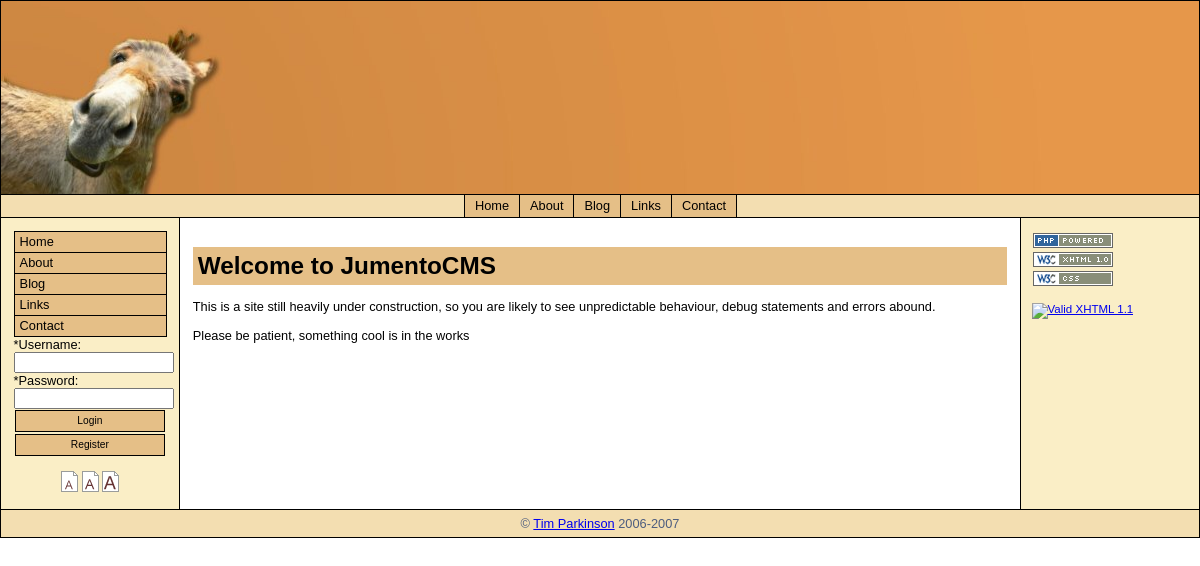
The page / on the database its author committed.
### tables this page shows
CREATE TABLE IF NOT EXISTS `pages` (
		    `page_id` mediumint(9) NOT NULL auto_increment,
		      `parent_id` mediumint(9) NOT NULL default '0',
		        `page_order` mediumint(9) NOT NULL default '0',
			  `page_title` varchar(100) NOT NULL default 'default name',
			    `page_description` varchar(255) NOT NULL default 'default description',
			      `page_keywords` varchar(255) NOT NULL default 'default keywords',
			        `user_created` varchar(100) NOT NULL default 'admin',
				  `date_created` timestamp NOT NULL default '0000-00-00 00:00:00',
				    `user_modified` varchar(100) NOT NULL default 'admin',
				      `date_modified` timestamp NOT NULL default CURRENT_TIMESTAMP on update CURRENT_TIMESTAMP,
				        `page_visibility` enum('public','private','group') NOT NULL default 'public',
					  PRIMARY KEY  (`page_id`)
					  );

CREATE TABLE IF NOT EXISTS `sections` (
					    `section_id` mediumint(9) NOT NULL auto_increment,
					      `page_id` mediumint(9) NOT NULL default '0',
					        `section_order` mediumint(9) NOT NULL default '0',
						  `section_type` enum('html','wysiwyg_basic','wysiwyg_full') default 'html',
						    `section_content` text,
						      `section_user_created` varchar(100) NOT NULL default '0',
						        `section_date_created` timestamp NOT NULL default '0000-00-00 00:00:00',
							  `section_user_modified` varchar(100) NOT NULL default '0',
							    `section_date_modified` timestamp NOT NULL default CURRENT_TIMESTAMP on update CURRENT_TIMESTAMP,
							      `section_status` enum('active','inactive') NOT NULL default 'active',
							        PRIMARY KEY  (`section_id`)
								);

### index.php (the view, shortened to what this page needs)
<?php session_start();
include("db.php");
$pageid = $_GET["l"];
if($pageid==""){
	$getfirst = "
SELECT `page_id` FROM `pages` WHERE  `page_id`>0 AND `page_visibility`='public'";
	$getfirstpageresult  = $linkID->query($getfirst);
  	$firstpage = $getfirstpageresult->fetch_assoc();
	$pageid=$firstpage['page_id'];
}
$task = $_REQUEST["task"];
if($task =="")
{
	$getpage = "
SELECT * FROM pages, sections
WHERE sections.page_id=$pageid AND sections.page_id = pages.page_id
ORDER BY section_order ASC";
	$getpageresult  = $linkID->query($getpage);
    $sectioncount = $getpageresult->num_rows;
	if($sectioncount!=0)
	{
		for($i=0;$i<$sectioncount;$i++)
		{
	    	$page = $getpageresult->fetch_assoc();
	    	$pagecontents .= '<br/>'.stripslashes($page["section_content"]);
		}
	}
}
else
{
    $pagetitle = $_REQUEST["task"];
}
?>
<!DOCTYPE html PUBLIC "-//W3C//DTD XHTML 1.1//EN" "http://www.w3.org/TR/2001/REC-xhtml11-20010531/DTD/xhtml11-flat.dtd">
<html xml:lang="en">
	<head>
		<link rel="stylesheet" href="skidoo_too_print.css" type="text/css" media="print" />
	</head>
	<body>
		<div id="pageWrapper">
			<div id="masthead" class="inside">
			</div>
			<div class="hnav">
<?php include("nav.php");?>
			</div>
			<div id="outerColumnContainer">
				<div id="innerColumnContainer">
					<div id="SOWrap">
						<div id="middleColumn">
							<div class="inside">
<?php
if($task=='')
	echo $pagecontents;
else
{	echo $task;
	include($task.'.php');
	$_SESSION['task'] = $task;
}
?>
							</div>
						</div>
						<div id="leftColumn">
							<div class="inside">
<div class="vnav">
<?php
include("map.php");
?>
</div>
							</div>
						</div>
						<div class="clear"></div>
					</div>
					<div id="rightColumn">
						<div class="inside">
<?php
$prefix='http://validator.w3.org/check?uri=';
$validate= 'http://'.$_SERVER['HTTP_HOST'].$_SERVER['REQUEST_URI'];
$suffix.='&amp;charset=%28detect+automatically%29&amp;doctype=XHTML+1.1&amp;ss=1';
$link  = $prefix.str_replace('&','&amp;',urlencode($validate)).$suffix;
?>
	<p>
	<a target="_blank" href="http://www.php.net">
		<img style="padding: 1px;" src="images/php.gif" alt="PHP" />
	</a>
	<a target="_blank" href="http://validator.w3.org/check?uri=referer">
	<img style="padding: 1px;" src="images/xhtml10.png" alt="XHTML" />
	</a>
	<a target="_blank" href="http://jigsaw.w3.org/css-validator/">
	<img style="padding: 1px;" src="images/css.png" alt="CSS2" />
	</a>
	</p>
 <p>
  <a href="<?php echo $link;?>"><img
        src="http://www.w3.org/Icons/valid-xhtml11"
        alt="Valid XHTML 1.1" height="31" width="88" /></a>
  </p>
						</div>
					</div>
					<div class="clear"></div>
				</div>
			</div>
			<div id="footer" class="inside">
<p style="margin:0;">
	&copy; <a href="http://timparkinson.net">Tim Parkinson</a> 2006-2007
</p>
			</div>
		</div>
	</body>
</html>

### nav.php (shortened to what this page needs)
<?php
include("db.php");
$parentselectquery = "SELECT * FROM pages WHERE page_id>0 AND parent_id=0 AND `page_visibility`='public' ORDER BY `page_order` ASC";
$parentselectresult = $linkID->query($parentselectquery);
$count = $parentselectresult->num_rows;
if($count ==0)
{
}
else
{
	echo 	"<ul";
	for ($i=0;$i<$count;$i++)
	{
		$thispage = $parentselectresult->fetch_assoc();
		$thisid = $thispage["page_id"];
		echo"
		><li
			><a href=\"index.php?l=$thisid\">".$thispage["page_title"]."</a
		></li
		";
	}
	echo "></ul>";
}
?>

### map.php
<?php
include("nav.php");
if(!isset($_SESSION["username"]))
{
	include("login.php");
}
else
{
include("admincontrols.php");
}
?>

### login.php (shortened to what this page needs)
<?php
if (!isset($_POST['login']))
{
	printloginform();
}
function printloginform()
{?>
<div id="login">
	<form name="loginform" method="post" action="<?php echo $_SERVER['PHP_SELF'];?>" class ="button">
		<div>*Username:<br/>
		<input name="username" type="text" size="20" maxlength="20"
			value="<?php echo $username;?>" style="width:99%"/><br/>
		*Password:<br/>
		<input name="password" type="password" id="password" size="20" maxlength="20" style="width:99%"/><br/>
		<input name="login" type="submit" id="login" value="Login" class="button"/><br/></div>
    	</form>
	<form name="registerform" action="index.php" method="post" class="button"><div>
		<input type="submit" name="register" value="Register" class="button" /><br/></div>
	</form>
</div>
<?php }
?>

### jumento.css (style rules this page uses)
.clear { clear: both; padding-bottom: 1px; margin-bottom: -1px; }
.inside { padding: 0 1em; }
ul, ol, dl, p, h1, h2, h3, h4, h5, h6 { margin-top: 14px; margin-bottom: 14px; padding-top: 0; padding-bottom: 0; }
h1, h2, h3, h4, h5, h6 { background-color:#e5bf87; padding:5px; }
h2 { font-size: 190%; }
a, a:link, a:visited, a:active { text-decoration: underline; }
body { padding:0px; margin: 0px 0%; font-size: 100.1%; }
#pageWrapper { border: solid 1px #90c77b; border-width: 0 1px; min-width: 40em; width: auto; }
#masthead { height:180px; border: solid 1px #90c77b; border-width: 1px 0; padding: 0.5em; }
#outerColumnContainer { border-left: solid 14em #faeec6; border-right: solid 14em #faeec6; }
#innerColumnContainer { border: solid 1px #90c77b; border-width: 0 1px; margin: 0 -1px; width: 100%; z-index: 1; }
#leftColumn, #middleColumn, #rightColumn, * html #SOWrap { overflow: visible; position: relative; }
#SOWrap { float: left; margin: 0 -1px 0 0; width: 100%; z-index: 3; }
#middleColumn { float: right; margin: 0 0 0 -1px; width: 100%; z-index: 5; }
#leftColumn { float: left; margin: 0 1px 0 -14em; width: 14em; z-index: 4; }
#rightColumn { float: right; width: 14em; margin: 0 -14em 0 1px; z-index: 2; }
#footer { border: solid 1px #90c77b; border-width: 1px 0; padding: 0.5em; }
.vnav { margin: 1em 0; }
.vnav ul, .vnav ul li { margin: 0; padding: 0; list-style-type: none; display: block; }
.vnav ul { border: solid 1px #fff; border-bottom-width: 0; }
.vnav ul li { border-bottom: solid 1px #e5bf87; }
.vnav ul li, .vnav ul li a { margin: 0; display: block; padding: 0; line-height: normal; }
.vnav ul li a { display: block; padding: 2px 5px 3px 5px; }
.vnav ul li a, .vnav ul li a:link, .vnav ul li a:visited, .vnav ul li a:active, .vnav ul li a:hover { text-decoration: none; cursor: pointer; }
.hnav { border-bottom: solid 1px black; margin: 0; padding: 3px 0 4px 0; white-space: nowrap; }
.hnav ul { text-align: center; list-style-type: none; line-height: normal; margin: 0; padding: 0; }
.hnav ul li { display: inline; white-space: nowrap; margin: 0; }
.hnav ul li a, .hnav ul li a:link, .hnav ul li a:visited, .hnav ul li a:active { text-decoration: none; margin: 0 -1px 0 0; padding: 3px 10px 4px 10px; border-left: solid 1px black; border-right: solid 1px black; }
#pageWrapper, #masthead, #innerColumnContainer, #footer, .vnav ul, .vnav ul li, .hnav, .hnav ul li a { border-color: black; }
html, body { background-color: #ffffff; color: #000; font-family: arial, helvetica, sans-serif; }
#pageWrapper { font-size: 80%; }
#masthead { background-color: #f3deb1; background-image:url(images/banner.jpg); background-repeat:no-repeat; color: #fff; }
.hnav { background-color:#f3deb1; color: #fff; }
#outerColumnContainer { border-left-color:#faeec6; border-right-color: #faeec6; background-color: #fff; }
.vnav ul li a:link, .vnav ul li a:visited, .vnav ul li a:active { text-decoration: none; background-color: #e5bf87; color: #000; }
.hnav ul li a:link, .hnav ul li a:visited { background-color: #e5bf87; color: #000; }
#rightColumn .inside { font-size: 90%; }
#footer { background-color: #f3deb1; color: #4d5d7f; text-align: center; }
input.button, button.button { border: 1px solid black; color: Black; background-color: #e5bf87; vertical-align: middle; text-decoration:none; font-size: 80%; cursor: pointer; height: 22px !important; max-height: 22px !important; min-height: 22px !important; margin: 1px; display: inline; width:98%; font-variant: normal; line-height:inherit }
a img { border:0px solid white }

### skidoo_too_print.css (style rules this page uses)
#leftColumn, #rightColumn, #contentColumn, #SOWrap { float: none; }
html>body #SOWrap { width: auto; }
#rightColumn, #leftColumn, .hnav, .printHide { display: none; }
#outerColumnContainer, #innerColumnContainer, #pageWrapper { border-width: 0; }
#masthead, #footer { border: solid 1px #000; border-width: 1px 0; padding: 0.5em; }
a, a:link, a:visited { text-decoration: none; background-color: inherit; color: inherit; }
body * { background-color: #fff; color: #000; }

### rows shown on the page
pages: page_title "Home"
pages: page_title "About"
pages: page_title "Blog"
pages: page_title "Links"
pages: page_title "Contact"
sections: section_content "Welcome to JumentoCMS This is a site still heavily under construction, so you are likely to see unpredictable behaviour, debug statements and errors abound. Please be patient, something cool is in the works"
